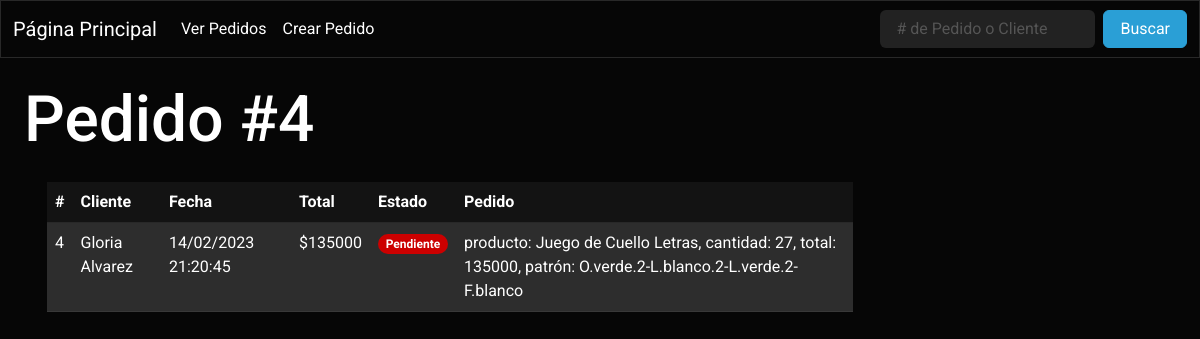
The page /pedidos/4 on the database its author committed.
### tables this page shows
CREATE TABLE "Pedidos" ( -- Tabla que almacena los pedidos
    id INTEGER PRIMARY KEY AUTOINCREMENT NOT NULL, 
    cliente VARCHAR(255) NOT NULL,
    fecha VARCHAR(255) NOT NULL,
    total INT NOT NULL,
    estado TEXT NOT NULL,
    pedido TEXT NOT NULL
);

### app.py (the view)
@app.route('/pedidos/<id>') # Ruta que muestra un pedido en específico.
def verPedido(id): # El argumento es el id del caso a mostrar.
    query = f'SELECT * FROM Pedidos WHERE id = {id}' # Solicitud a realizar.
    pedidoDB = consultarQuery(query) # Ejecutar una solicitud SQL, guardar el resultado en una variable.
    if pedidoDB: # Sí la consulta arroja resultados.
        datos = {'titulo': f'Pedido #{id}'} # Datos a mostrar en la página.
        return render_template('pedido.html', datos=datos, pedidoDB=pedidoDB) # Devuelve la plantilla html y una variable con el pedido.
    else: # Sí la consulta no arroja resultados.
        flash(['No se encontraron pedidos con el #', f'{id}'], 'Rojo') # Se envía un mensaje, la categoría del mensaje y un dato a la próxima página en mostrarse.
        return redirect(url_for('pedidos')) # Se redirige al usuario a la ruta '/pedidos'.

### app.py (called while the page is built)
def crearCursor(database): # Genera un objeto cursor a traves de una base de datos.
    conn = None
    try: # Intenta conectarse a la base de datos.
        conn = sql.connect(database) # Establece conexión con la base de datos, y en caso de no existir, la crea.
    except sql.Error as error: # En caso de no lograr conectar a la DB mostrará el error por pantalla.
        print(error)
    finally: # En caso de lograr conectar, generará el objeto cursor y lo devolverá a traves de return.
        if conn:
            cursor = conn.cursor()
            return cursor, conn # Devuelve el objeto cursor y el objeto conn para cerrar la conexión a la base de datos al final.

def consultarQuery(query): # Función que realiza una consulta tomando como argumento una query SQL.
    cursor, conn = crearCursor(database) # Creando cursor y conexión con la base de datos.
    cursor.execute(query) # Ejecutar una solicitud con el cursor.
    respuesta = cursor.fetchall() # Se vuelcan los datos en una variable.
    conn.commit() # Aplicar cambios.
    conn.close() # Cerrar conexión.
    return respuesta # Se devuelven los datos recolectados.

### templates/pedido.html
{% extends "navbar.html" %}
{% block content %}
<div id="pagina">
    <h1>{{ datos['titulo'] }}</h1>
    <table class="table table-hover" id="tabla">
        <thead>
            <tr>
                <th scope="col">#</th>
                <th scope="col">Cliente</th>
                <th scope="col">Fecha</th>
                <th scope="col">Total</th>
                <th scope="col">Estado</th>
                <th scope="col">Pedido</th>
            </tr>
        </thead>
        <tbody>
            {% for pedido in pedidoDB %}
            <tr class="table-light">
                <td>{{ pedido[0] }}</td>
                <td>{{ pedido[1] }}</td>
                <td>{{ pedido[2] }}</td>
                <td>${{ pedido[3] }}</td>
                {% if pedido[4] == 'Pendiente': %}
                <td><span class="badge rounded-pill bg-danger">{{ pedido[4] }}</span></td>
                {% elif pedido[4] == 'En Producción': %}
                <td><span class="badge rounded-pill bg-warning">{{ pedido[4] }}</span></td>
                {% elif pedido[4] == 'Terminado': %}
                <td><span class="badge rounded-pill bg-primary">{{ pedido[4] }}</span></td>
                {% elif pedido[4] == 'Entregado': %}
                <td><span class="badge rounded-pill bg-success">{{ pedido[4] }}</span></td>
                {% else: %}
                <td><span class="badge rounded-pill bg-dark">{{ pedido[4] }}</span></td>
                {% endif %}
                <td>{{ pedido[5] }}</td>
            </tr>
            {% endfor %}
        </tbody>
    </table>
</div>
{% endblock %}

### static/css/main.css (style rules this page uses)
body { font-family: system-ui, -apple-system, BlinkMacSystemFont, 'Segoe UI', Roboto, Oxygen, Ubuntu, Cantarell, 'Open Sans', 'Helvetica Neue', sans-serif; background-color: black; color: white; }
#pagina { margin: 2%; }
#tabla { margin: 2%; max-width: 70%; }

### rows shown on the page
Pedidos: id "4", cliente "Gloria Alvarez", fecha "14/02/2023 21:20:45", total "135000", estado "Pendiente", pedido "producto: Juego de Cuello Letras, cantidad: 27, total: 135000, patrón: O.verde.2-L.blanco.2-L.verde.2-F.blanco"

### other values the page prints
{{ datos['titulo'] }} "Pedido #4"
